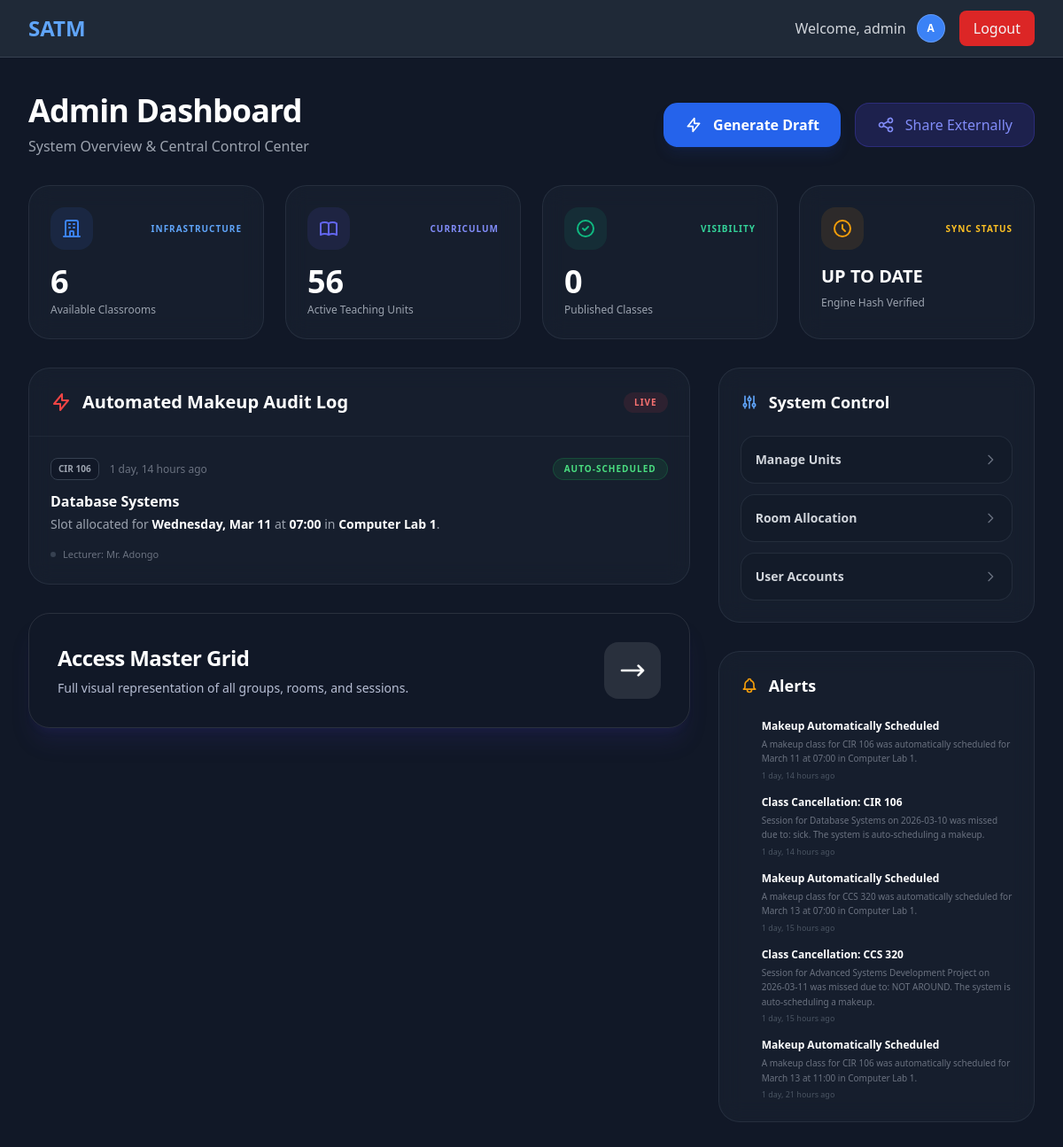
/dashboard/admin/ (signed in), run on an earlier commit of the app's database.
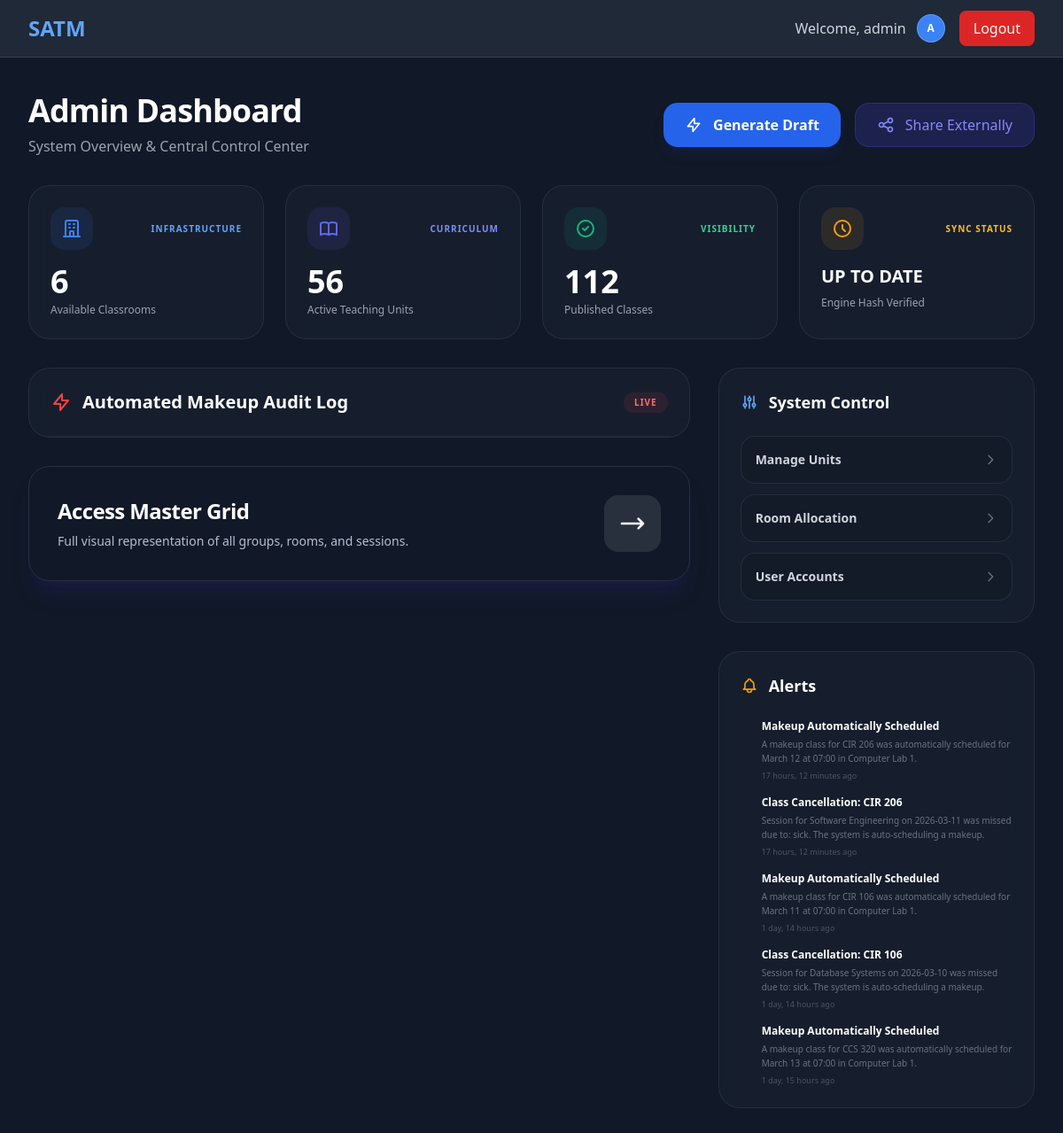
And on a later commit of the database.
### timetabling/models.py (models this page shows, shortened)
class MakeupSlotRequest(models.Model):
    STATUS_CHOICES = [
        ('pending', 'Pending'),
        ('scheduled', 'Scheduled'),
        ('completed', 'Completed'),
        ('cancelled', 'Cancelled'),
    ]
    missed_report = models.OneToOneField(MissedClassReport, on_delete=models.CASCADE, related_name='makeup_request')
    preferred_days = models.CharField(max_length=100, help_text="e.g. Monday, Wednesday")
    preferred_times = models.CharField(max_length=100, help_text="e.g. Morning, Afternoon", null=True, blank=True)
    duration_hours = models.PositiveIntegerField(default=2)
    status = models.CharField(max_length=20, choices=STATUS_CHOICES, default='pending')
    allocated_time_slot = models.ForeignKey(TimeSlot, on_delete=models.SET_NULL, null=True, blank=True)
    allocated_room = models.ForeignKey(Room, on_delete=models.SET_NULL, null=True, blank=True)
    allocated_date = models.DateField(null=True, blank=True)
    created_at = models.DateTimeField(auto_now_add=True)

class MissedClassReport(models.Model):
    STATUS_CHOICES = [
        ('pending', 'Pending Approval'),
        ('approved', 'Approved'),
        ('rejected', 'Rejected'),
        ('rescheduled', 'Rescheduled'),
    ]
    timetable_entry = models.ForeignKey(TimetableEntry, on_delete=models.CASCADE)
    date = models.DateField(help_text="The date of the missed class")
    reason = models.TextField()
    reported_at = models.DateTimeField(auto_now_add=True)
    status = models.CharField(max_length=20, choices=STATUS_CHOICES, default='pending')

class TimetableEntry(models.Model):
    unit = models.ForeignKey(Unit, on_delete=models.CASCADE)
    room = models.ForeignKey(Room, on_delete=models.CASCADE)
    time_slot = models.ForeignKey(TimeSlot, on_delete=models.CASCADE)
    is_published = models.BooleanField(default=False, help_text="Set to True when the admin explicitly shares the timetable")
    class Meta:
        unique_together = ('room', 'time_slot')

class Unit(models.Model):
    name = models.CharField(max_length=150)              # e.g. "Discrete Structures II"
    code = models.CharField(max_length=20)  # e.g. "CIR 102" – required for identification
    courses = models.ManyToManyField(Course, related_name='units')
    year = models.PositiveSmallIntegerField(
        choices=[(1, 'Year 1'), (2, 'Year 2'), (3, 'Year 3'), (4, 'Year 4')],
        default=1,
        help_text="Year in which this unit is taught"
    )
    semester = models.PositiveSmallIntegerField(
        choices=[(1, 'Semester 1'), (2, 'Semester 2')],
        default=1,
        help_text="Semester in which this unit is offered"
    )
    lecturer = models.ForeignKey('users.User', on_delete=models.SET_NULL, null=True, blank=True, limit_choices_to={'role': 'lecturer'})
    duration_hours = models.PositiveIntegerField(default=2, help_text="Duration per session (hours)")
    students_count = models.PositiveIntegerField(default=50, help_text="Approximate number of students")
    class Meta:
        verbose_name_plural = "Units"

class TimeSlot(models.Model):
    day = models.CharField(max_length=10)  # Monday, Tuesday...
    start_time = models.TimeField()
    end_time = models.TimeField()
    class Meta:
        unique_together = ('day', 'start_time')

class Room(models.Model):
    name = models.CharField(max_length=50, unique=True)
    capacity = models.PositiveIntegerField()

class Notification(models.Model):
    recipient = models.ForeignKey('users.User', on_delete=models.CASCADE, related_name='notifications')
    title = models.CharField(max_length=200)
    message = models.TextField()
    is_read = models.BooleanField(default=False)
    created_at = models.DateTimeField(auto_now_add=True)
    link = models.CharField(max_length=200, null=True, blank=True)
    class Meta:
        ordering = ['-created_at']

### users/models.py (models this page shows, shortened)
class User(AbstractUser):
    username = models.CharField(
        _('username'),
        max_length=150,
        unique=True,
        help_text=_('Required. 150 characters or fewer. Letters, digits and @/./+/-/_ only.'),
        validators=[SlashedUsernameValidator()],
        error_messages={
            'unique': _("A user with that username already exists."),
        },
    )
    ROLE_CHOICES = (
        ('admin', 'Admin'),
        ('lecturer', 'Lecturer'),
        ('student', 'Student'),
    )
    role = models.CharField(max_length=20, choices=ROLE_CHOICES, default='student')
    course = models.ForeignKey('timetabling.Course', on_delete=models.SET_NULL, null=True, blank=True, related_name='students')
    profile_picture = models.ImageField(upload_to='profile_pics/', null=True, blank=True)
    must_change_password = models.BooleanField(default=False, help_text="Force user to change password on next login.")
    year = models.IntegerField(null=True, blank=True)
    semester = models.IntegerField(null=True, blank=True, default=1)

### users/views.py (the view)
# urls.py: path('dashboard/admin/', views.admin_dashboard, name='admin_dashboard'),
@login_required
def admin_dashboard(request):
    if request.user.role != 'admin':
        messages.warning(request, "Access restricted to administrators only.")
        return redirect('login')
    from timetabling.models import Course, Unit, Room, TimetableEntry, MakeupSlotRequest, Notification
    context = {
        'user': request.user,
        'courses_count': Course.objects.count(),
        'units_count': Unit.objects.count(),
        'rooms_count': Room.objects.count(),
        'published_count': TimetableEntry.objects.filter(is_published=True).count(),
        'recent_makeups': MakeupSlotRequest.objects.all().select_related('missed_report__timetable_entry__unit', 'allocated_room', 'allocated_time_slot').order_by('-created_at')[:5],
        'notifications': Notification.objects.filter(recipient=request.user).order_by('-created_at')[:5],
    }
    return render(request, 'dashboards/admin.html', context)

### templates/dashboards/admin.html (shortened to what the changed rows need)
{% extends "dashboards/base_dashboard.html" %}
{% block content %}
<div class="space-y-8">
    <div class="flex flex-col md:flex-row md:items-center md:justify-between gap-6">
        <div>
            <h1 class="text-4xl font-extrabold text-white tracking-tight">Admin Dashboard</h1>
        </div>
    </div>
    <div class="grid grid-cols-1 sm:grid-cols-2 lg:grid-cols-4 gap-6">
        <div class="p-6 bg-gray-800/40 border border-gray-700/50 rounded-3xl backdrop-blur-md">
            <div class="flex items-center justify-between mb-4">
                <div class="p-3 bg-emerald-500/10 rounded-2xl text-emerald-500">
                </div>
                <span class="text-[10px] font-black uppercase tracking-widest text-emerald-400">Visibility</span>
            </div>
            <div class="text-4xl font-black text-white">{{ published_count }}</div>
            <p class="text-gray-400 text-xs mt-1">Published Classes</p>
        </div>
    </div>
    <div class="grid grid-cols-1 lg:grid-cols-3 gap-8">
        <div class="lg:col-span-2 space-y-8">
            <div class="bg-gray-800/40 border border-gray-700/50 rounded-3xl overflow-hidden backdrop-blur-md">
                <div class="p-6 border-b border-gray-700/30 flex justify-between items-center">
                    <h2 class="text-xl font-bold text-white flex items-center gap-3">
                        <svg xmlns="http://www.w3.org/2000/svg" class="h-6 w-6 text-red-500" fill="none"
                            viewBox="0 0 24 24" stroke="currentColor">
                            <path stroke-linecap="round" stroke-linejoin="round" stroke-width="2"
                                d="M13 10V3L4 14h7v7l9-11h-7z" />
                        </svg>
                        Automated Makeup Audit Log
                    </h2>
                </div>
                <div class="divide-y divide-gray-700/30">
                                        {% for makeup in recent_makeups %}
                    <div class="p-6 hover:bg-white/5 transition-colors group">
                        <div class="flex items-center justify-between mb-3">
                            <div class="flex items-center gap-3">
                                <span class="px-2 py-1 bg-gray-900 border border-gray-700 text-gray-400 text-[10px] font-bold rounded-lg">{{ makeup.missed_report.timetable_entry.unit.code }}</span>
                                <span class="text-gray-500 text-xs">{{ makeup.created_at|timesince }} ago</span>
                            </div>
                            <span class="px-3 py-1 bg-green-500/10 text-green-400 text-[10px] font-black tracking-widest uppercase rounded-full border border-green-500/20">Auto-Scheduled</span>
                        </div>
                        <h3 class="text-white font-bold mb-1">{{ makeup.missed_report.timetable_entry.unit.name }}</h3>
                        <p class="text-sm text-gray-400 mb-4">Slot allocated for <span class="text-white font-semibold">{{ makeup.allocated_date|date:"l, M d" }}</span> at <span class="text-white font-semibold">{{ makeup.allocated_time_slot.start_time|time:"H:i" }}</span> in <span class="text-white font-semibold">{{ makeup.allocated_room.name }}</span>.</p>
                        <div class="flex items-center gap-4">
                            <div class="flex items-center gap-2 text-[11px] text-gray-500">
                                <div class="w-1.5 h-1.5 bg-gray-700 rounded-full"></div>
                                Lecturer: {{ makeup.missed_report.timetable_entry.unit.lecturer.get_full_name|default:makeup.missed_report.timetable_entry.unit.lecturer.username }}
                            </div>
                        </div>
                    </div>
                    {% endfor %}
                </div>
            </div>
            <a href="{% url 'master_timetable_view' %}"
                class="group block p-8 bg-linear-to-br from-indigo-600 to-blue-600 rounded-3xl shadow-xl shadow-indigo-900/20 transform transition-all duration-300 hover:scale-[1.01] active:scale-[0.99] border border-white/10">
                <div class="flex items-center justify-between">
                    <div>
                        <h2 class="text-2xl font-black text-white mb-2 tracking-tight">Access Master Grid</h2>
                    </div>
                </div>
            </a>
        </div>
        <div class="space-y-8">
            <div class="bg-gray-800/40 border border-gray-700/50 rounded-3xl p-6 backdrop-blur-md">
                <h2 class="text-lg font-bold text-white mb-6 flex items-center gap-3">
                    System Control
                </h2>
            </div>
            <div class="bg-gray-800/40 border border-gray-700/50 rounded-3xl p-6 backdrop-blur-md">
                <h2 class="text-lg font-bold text-white mb-6 flex items-center gap-3">
                    Alerts
                </h2>
                <div class="space-y-4">
                    {% for note in notifications %}
                    <div
                        class="relative pl-6 before:absolute before:left-0 before:top-1.5 before:w-1.5 before:before:h-1.5 before:bg-blue-500 before:rounded-full">
                        <h4 class="text-xs font-bold text-white">{{ note.title }}</h4>
                        <p class="text-[10px] text-gray-500 mt-1 leading-relaxed">{{ note.message }}</p>
                        <span class="text-[9px] text-gray-600 block mt-1">{{ note.created_at|timesince }} ago</span>
                    </div>
                    {% empty %}
                    <p class="text-gray-600 text-xs italic text-center py-4">No new system alerts.</p>
                    {% endfor %}
                </div>
            </div>
        </div>
    </div>
</div>
{% endblock %}

What changed in the data, as far as the page shows it:
removed MakeupSlotRequest: missed_report.timetable_entry.unit.code "CIR 106", created_at "1 day, 14 hours", missed_report.timetable_entry.unit.name "Database Systems", allocated_date "Wednesday, Mar 11", allocated_time_slot.start_time "07:00", allocated_room.name "Computer Lab 1", missed_report.timetable_entry.unit.lecturer.get_full_name "Mr. Adongo"
no longer on this page (row unchanged): Notification: title "Class Cancellation: CCS 320", message "Session for Advanced Systems Development Project on 2026-03-11 was missed due to: NOT AROUND. The system is auto-scheduling a makeup.", created_at "1 day, 15 hours"
no longer on this page (row unchanged): Notification: title "Makeup Automatically Scheduled", message "A makeup class for CIR 106 was automatically scheduled for March 13 at 11:00 in Computer Lab 1.", created_at "1 day, 21 hours"
added Notification: title "Makeup Automatically Scheduled", message "A makeup class for CIR 206 was automatically scheduled for March 12 at 07:00 in Computer Lab 1.", created_at "17 hours, 12 minutes"
added Notification: title "Class Cancellation: CIR 206", message "Session for Software Engineering on 2026-03-11 was missed due to: sick. The system is auto-scheduling a makeup.", created_at "17 hours, 12 minutes"
Also different on the page:
{{ published_count }}: "0" → "112"
